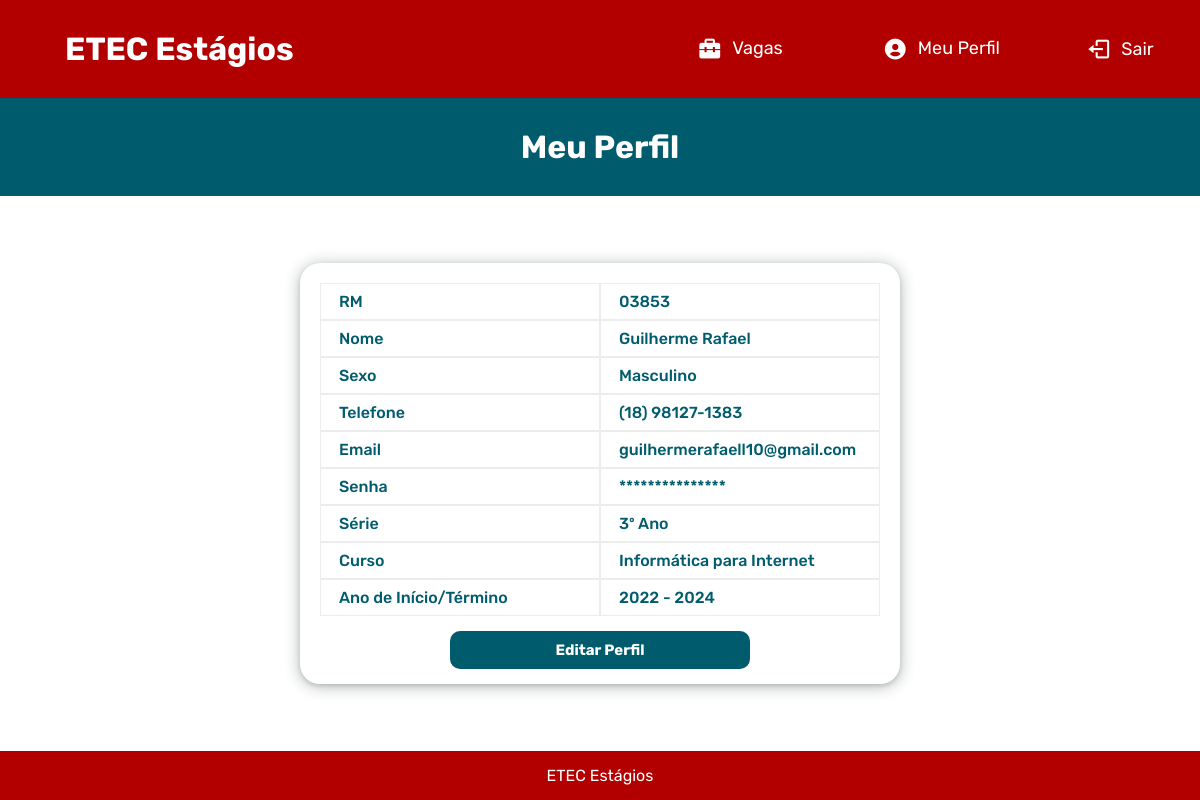
The app's page /perfilUsuario.php (signed in) with its own data.
### tables this page shows
CREATE TABLE `usuarios` (
  `id` int(15) NOT NULL,
  `rm` varchar(5) NOT NULL,
  `nome` varchar(255) NOT NULL,
  `telefone` varchar(255) NOT NULL,
  `email` varchar(255) NOT NULL,
  `senha` varchar(500) NOT NULL,
  `sexo` varchar(50) NOT NULL,
  `serie` varchar(100) NOT NULL,
  `curso` varchar(100) NOT NULL,
  `ano_inicio_termino` varchar(50) NOT NULL,
  `id_contrato` int(15) NOT NULL
);

### paginas/section/aluno/perfil.php (the view, shortened to what this page needs)
<section>
    <div class="informacoes-perfil">
        <div class="informacoes-tabela">
            <div class="dado-tabela">
                <div class="celula">
                    <p>RM</p>
                </div>
                <div class="celula">
                    <p><?php echo $rm ?></p>
                </div>
            </div>
            <div class="dado-tabela">
                <div class="celula">
                    <p>Nome</p>
                </div>
                <div class="celula">
                    <p><?php echo $nome ?></p>
                </div>
            </div>
            <div class="dado-tabela">
                <div class="celula">
                    <p>Sexo</p>
                </div>
                <div class="celula">
                    <p><?php echo $sexo ?></p>
                </div>
            </div>
            <div class="dado-tabela">
                <div class="celula">
                    <p>Telefone</p>
                </div>
                <div class="celula">
                    <p><?php echo $telefone ?></p>
                </div>
            </div>
            <div class="dado-tabela">
                <div class="celula">
                    <p>Email</p>
                </div>
                <div class="celula">
                    <p><?php echo $email ?></p>
                </div>
            </div>
            <div class="dado-tabela">
                <div class="celula">
                    <p>Senha</p>
                </div>
                <div class="celula">
                    <p>***************</p>
                </div>
            </div>
            <div class="dado-tabela">
                <div class="celula">
                    <p>Série</p>
                </div>
                <div class="celula">
                    <p><?php echo $serie ?></p>
                </div>
            </div>
            <div class="dado-tabela">
                <div class="celula">
                    <p>Curso</p>
                </div>
                <div class="celula">
                    <p><?php echo $curso ?> </p>
                </div>
            </div>
            <div class="dado-tabela">
                <div class="celula">
                    <p>Ano de Início/Término</p>
                </div>
                <div class="celula">
                    <p><?php echo $anoInicioTermino ?></p>
                </div>
            </div>
            <div class="btn-edita-perfil">
                <a href="editarPerfilUsuario.php?rm=<?php echo $rm; ?>">
                    <button>Editar Perfil</button>
                </a>
            </div>
        </div>
    </div>
</section>

### assets/css/perfilUsuario.css (style rules this page uses)
:root { --branco: #FFFFFF; --preto: #000000; --cinza: #ececec; --vermelho: #B20000; --vermelhoEscuro: #720000; --azul: #0298cf; --azulEscuro: #00698f; --ciano: #005C6D; --cianoClaro: #009BA6; --cianoEscuro: #00404b; --cianoMaisEscuro: #00272d; --verde: #11be11; --verdeEscuro: #008200; }
* { margin: 0; padding: 0; box-sizing: border-box; font-family: 'Rubik', sans-serif; }
html, body { height: 100%; background: var(--branco); }
body { display: flex; flex-direction: column; min-height: 100vh; }
section { display: flex; justify-content: center; align-items: center; width: 100%; padding: 20px; flex: 1; position: relative; }
.informacoes-perfil { display: flex; justify-content: center; align-items: center; }
.informacoes-tabela { display: flex; align-items: center; flex-direction: column; width: 600px; height: auto; padding: 20px 20px 0px 20px; background: var(--branco); border-radius: 20px; box-shadow: rgba(14, 30, 37, 0.12) 0px 2px 4px 0px, rgba(14, 30, 37, 0.32) 0px 2px 16px 0px; }
.dado-tabela { display: flex; width: 100%; }
.dado-tabela .celula { border: 1px var(--cinza) solid; text-align: left; width: 100%; padding: 8px; overflow-x: auto; }
.celula p { margin-left: 10px; }
.informacoes-tabela p { color: var(--ciano); font-weight: 500; }
.btn-edita-perfil { width: 100%; padding: 15px; display: flex; justify-content: center; }
.btn-edita-perfil a button { width: 300px; padding: 10px; border-radius: 10px; background: var(--ciano); color: var(--branco); font-size: 15px; font-weight: 700; border: none; transition: 0.1s ease-in-out; }

### records on screen
usuarios: rm "03853", nome "Guilherme Rafael", sexo "Masculino", telefone "(18) 98127-1383", email "guilhermerafaell10@gmail.com", serie "3º Ano", curso "Informática para Internet", ano_inicio_termino "2022 - 2024"
